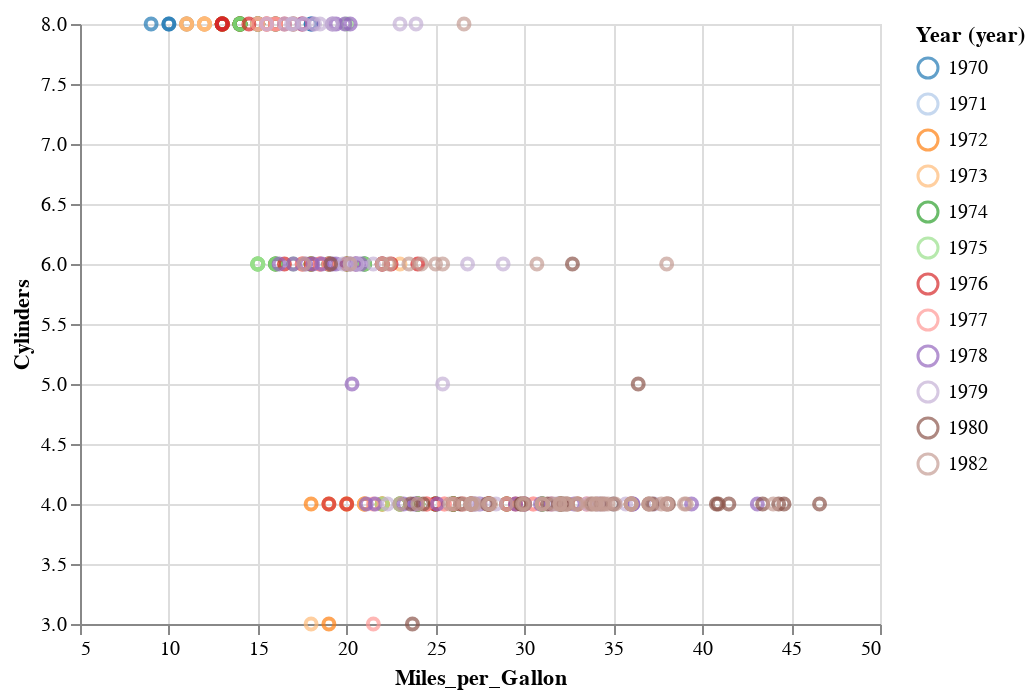

Source (notebook cell):
### Code cell
# example of not requiring quant scales to include zeros
alt.Chart(cars).mark_point().encode(
    x=alt.X('Miles_per_Gallon', scale=alt.Scale(zero=False)),
    y=alt.Y('Cylinders', scale=alt.Scale(zero=False)),
    color=alt.Color('year(Year):O', scale=alt.Scale(scheme='category20'))
)

### Figure 1 — Vega specification as saved in the notebook (floating-point values rounded to 4 significant figures; data arrays with more than 128 entries replaced by an {"elided": "..."} marker saying what was removed)
{"$schema": "https://vega.github.io/schema/vega/v5.json", "data": [{"name": "source_0", "values": {"elided": "398 records"}, "transform": [{"type": "formula", "expr": "toDate(datum['year_Year'])", "as": "year_Year"}]}, {"name": "source_0_x_domain_Miles_per_Gallon", "values": [{"min": 9.0, "max": 46.6}]}, {"name": "source_0_y_domain_Cylinders", "values": [{"min": 3, "max": 8}]}, {"name": "source_0_color_domain_year_Year", "values": [{"year_Year": "1970-01-01T00:00:00.000"}, {"year_Year": "1971-01-01T00:00:00.000"}, {"year_Year": "1972-01-01T00:00:00.000"}, {"year_Year": "1973-01-01T00:00:00.000"}, {"year_Year": "1974-01-01T00:00:00.000"}, {"year_Year": "1975-01-01T00:00:00.000"}, {"year_Year": "1976-01-01T00:00:00.000"}, {"year_Year": "1977-01-01T00:00:00.000"}, {"year_Year": "1978-01-01T00:00:00.000"}, {"year_Year": "1979-01-01T00:00:00.000"}, {"year_Year": "1980-01-01T00:00:00.000"}, {"year_Year": "1982-01-01T00:00:00.000"}], "transform": [{"type": "formula", "expr": "toDate(datum['year_Year'])", "as": "year_Year"}]}], "marks": [{"type": "symbol", "name": "marks", "from": {"data": "source_0"}, "encode": {"update": {"opacity": {"value": 0.7}, "fill": {"value": "transparent"}, "ariaRoleDescription": {"value": "point"}, "x": [{"value": 0, "test": "!isValid(datum[\"Miles_per_Gallon\"]) || !isFinite(+datum[\"Miles_per_Gallon\"])"}, {"field": "Miles_per_Gallon", "scale": "x"}], "stroke": {"field": "year_Year", "scale": "color"}, "y": [{"field": {"signal": null, "datum": null, "group": "height", "parent": null}, "test": "!isValid(datum[\"Cylinders\"]) || !isFinite(+datum[\"Cylinders\"])"}, {"field": "Cylinders", "scale": "y"}], "description": {"signal": "\"Year (year): \" + (timeFormat(datum[\"year_Year\"], timeUnitSpecifier([\"year\"], {\"year-month\":\"%b %Y \",\"year-month-date\":\"%b %d, %Y \"}))) + \"; Miles_per_Gallon: \" + (format(datum[\"Miles_per_Gallon\"], \"\")) + \"; Cylinders: \" + (format(datum[\"Cylinders\"], \"\"))"}}}, "style": ["point"]}], "scales": [{"name": "x", "type": "linear", "domain": [{"signal": "(data(\"source_0_x_domain_Miles_per_Gallon\")[0] || {}).min"}, {"signal": "(data(\"source_0_x_domain_Miles_per_Gallon\")[0] || {}).max"}], "range": [0, {"signal": "width"}], "zero": false, "nice": true}, {"name": "y", "type": "linear", "domain": [{"signal": "(data(\"source_0_y_domain_Cylinders\")[0] || {}).min"}, {"signal": "(data(\"source_0_y_domain_Cylinders\")[0] || {}).max"}], "range": [{"signal": "height"}, 0], "nice": true, "zero": false}, {"name": "color", "type": "ordinal", "domain": {"data": "source_0_color_domain_year_Year", "field": "year_Year", "sort": true}, "range": {"scheme": "category20"}, "interpolate": "hcl"}], "axes": [{"scale": "x", "minExtent": 0, "zindex": 0, "gridScale": "y", "labels": false, "ticks": false, "grid": true, "maxExtent": 0, "domain": false, "orient": "bottom", "aria": false, "tickCount": {"signal": "ceil(width/40)"}}, {"scale": "y", "minExtent": 0, "ticks": false, "gridScale": "x", "orient": "left", "tickCount": {"signal": "ceil(height/40)"}, "aria": false, "domain": false, "grid": true, "maxExtent": 0, "labels": false, "zindex": 0}, {"scale": "x", "zindex": 0, "tickCount": {"signal": "ceil(width/40)"}, "orient": "bottom", "title": "Miles_per_Gallon", "labelFlush": true, "labelOverlap": true, "grid": false}, {"scale": "y", "tickCount": {"signal": "ceil(height/40)"}, "grid": false, "title": "Cylinders", "orient": "left", "zindex": 0, "labelOverlap": true}], "height": 300, "width": 400, "background": "white", "padding": 5, "style": "cell", "legends": [{"stroke": "color", "format": {"signal": "timeUnitSpecifier([\"year\"], {\"year-month\":\"%b %Y \",\"year-month-date\":\"%b %d, %Y \"})"}, "formatType": "time", "symbolType": "circle", "title": "Year (year)", "encode": {"symbols": {"update": {"fill": {"value": "transparent"}, "opacity": {"value": 0.7}}}}}]}
